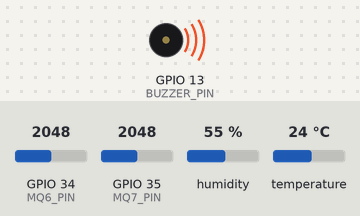
This sketch was run on a simulated ESP32. Shown: buzzer (waves = sounding, pin HIGH). The inputs (shaded band) are chosen by the test bench; at power-on: GPIO 34 (MQ6_PIN) = 2048, GPIO 35 (MQ7_PIN) = 2048, humidity 55 %, temperature 24 °C. WiFi joins after 1.5 s; servers stay silent unless stated; the local clock reads 2024-03-15 10:24:30 at power-on unless the sketch sets it; what the sketch prints to the serial monitor is not drawn.

Above: at 2.2 s.
At 12.5 s:
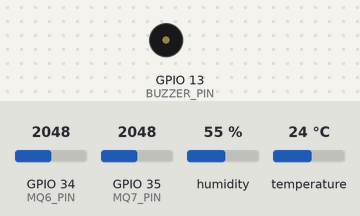
Timing chart, 0 to 28.7 s (numbered marks = the images above):
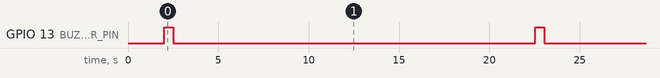

Measured:
- by itself, GPIO 13 (BUZZER_PIN): alternates HIGH for 0.50 s and LOW for 20.0 s

The sketch:

sketch_nov1a.ino
```cpp
#include <Wire.h>
#include <Adafruit_Sensor.h>
#include <DHT.h>
#include <DHT_U.h>
#include <RTClib.h>
#include <WiFi.h>
#include <ArduinoJson.h>

#define DHTPIN 4          // Pin connected to DHT22 data pin
#define DHTTYPE DHT22     // DHT 22 (AM2302)
#define MQ6_PIN 34        // Analog pin for MQ6
#define MQ7_PIN 35        // Analog pin for MQ7
#define BUZZER_PIN 13     // Pin for buzzer
#define ZH03B_RX 17       // ESP32 RX pin connected to ZH03B TX
#define ZH03B_TX 16       // ESP32 TX pin connected to ZH03B RX

DHT dht(DHTPIN, DHTTYPE);
RTC_DS1307 rtc;

const char* ssid = "ORCP | FT-10";
const char* password = "orcp1234";

struct SensorData {
    int temperature;           // Store as integer to save memory
    int humidity;              // Store as integer to save memory
    int propane_butane;        // Store as integer to save memory
    int carbon_monoxide;       // Store as integer to save memory
    int pm1;
    int pm2_5;
    int pm10;
    uint32_t timestamp;        // Store timestamp as integer (seconds since epoch)
};

SensorData dataLog[30];       // Reduced array size to 30 samples for 10 minutes of data at 20s intervals
int currentIndex = 0;

WiFiServer server(80);

void setup() {
    Serial.begin(115200);
    Serial2.begin(9600, SERIAL_8N1, ZH03B_RX, ZH03B_TX); // Initialize ZH03B serial communication
    Wire.begin();

    dht.begin();

    if (!rtc.begin()) {
        Serial.println("Couldn't find RTC");
    }
    if (!rtc.isrunning()) {
        rtc.adjust(DateTime(2024, 11, 10, 18, 53, 0));
    }

    pinMode(MQ6_PIN, INPUT);
    pinMode(MQ7_PIN, INPUT);
    pinMode(BUZZER_PIN, OUTPUT);

    WiFi.begin(ssid, password);
    while (WiFi.status() != WL_CONNECTED) {
        delay(1000);
        Serial.println("Connecting to WiFi...");
    }
    Serial.println("Connected to WiFi");

    server.begin();
}

void loop() {
    readAndStoreSensorData();
    checkThresholds();
    handleClientRequest();

    delay(20000); // Collect data every 20 seconds
}

void readAndStoreSensorData() {
    DateTime now = rtc.now();

    // Read temperature and humidity from DHT22 sensor
    float temperature = dht.readTemperature();
    float humidity = dht.readHumidity();

    // Check if the readings are valid
    if (isnan(temperature) || isnan(humidity)) {
        Serial.println("Failed to read from DHT sensor!");
    } else {
        // Store valid data
        int temp = (int)temperature;
        int hum = (int)humidity;

        // Read data from MQ6 and MQ7
        int propane_butane = analogRead(MQ6_PIN); // Replace with calibration for ppm if needed
        int carbon_monoxide = analogRead(MQ7_PIN); // Replace with calibration for ppm if needed
        int pm1 = 0, pm2_5 = 0, pm10 = 0;

        // Read data from ZH03B
        if (Serial2.available() > 0) {
            uint8_t buffer[32];
            int index = 0;

            while (Serial2.available() > 0 && index < 32) {
                buffer[index++] = Serial2.read();
            }

            if (index >= 24 && buffer[0] == 0x42 && buffer[1] == 0x4d) {
                pm1 = (buffer[10] << 8) + buffer[11];
                pm2_5 = (buffer[12] << 8) + buffer[13];
                pm10 = (buffer[14] << 8) + buffer[15];
            }
        }

        // Save the current reading to the log array
        dataLog[currentIndex] = { temp, hum, propane_butane, carbon_monoxide, pm1, pm2_5, pm10, now.unixtime() };
        currentIndex = (currentIndex + 1) % 30; // Keep index within bounds for 10 minutes of data

        // Print the valid readings to the serial monitor
        Serial.print("Temperature: ");
        Serial.print(temp);
        Serial.print(" °C, ");
        Serial.print("Humidity: ");
        Serial.print(hum);
        Serial.print(" %, ");
        Serial.print("Propane/Iso-butane: ");
        Serial.print(propane_butane);
        Serial.print(" ppm, ");
        Serial.print("Carbon Monoxide: ");
        Serial.print(carbon_monoxide);
        Serial.print(" ppm, ");
        Serial.print("PM1: ");
        Serial.print(pm1);
        Serial.print(" µg/m³, ");
        Serial.print("PM2.5: ");
        Serial.print(pm2_5);
        Serial.print(" µg/m³, ");
        Serial.print("PM10: ");
        Serial.print(pm10); // Make sure you print PM10 here
        Serial.println(" µg/m³"); // Add unit for PM10
    }
}

void checkThresholds() {
    int propane_butane = analogRead(MQ6_PIN);
    int carbon_monoxide = analogRead(MQ7_PIN);

    if (propane_butane > 300 || carbon_monoxide > 50) { // Example thresholds
        digitalWrite(BUZZER_PIN, HIGH);
        delay(500);
        digitalWrite(BUZZER_PIN, LOW);
        sendAlertToApp();
    }
}

void sendAlertToApp() {
    WiFiClient client = server.available();
    if (client) {
        StaticJsonDocument<200> alertDoc;
        alertDoc["alert"] = "Dangerous levels detected!";
        String output;
        serializeJson(alertDoc, output);
        client.print(output);
        client.stop();
    }
}

void handleClientRequest() {
    WiFiClient client = server.available();
    if (client) {
        String request = client.readStringUntil('\r');
        client.flush();

        if (request.indexOf("/get_graph_data") != -1) {
            DynamicJsonDocument jsonDoc(3000);
            JsonArray readings = jsonDoc.createNestedArray("readings");

            for (int i = 0; i < 30; i++) {
                JsonObject reading = readings.createNestedObject();
                reading["temperature"] = dataLog[i].temperature;
                reading["humidity"] = dataLog[i].humidity;
                reading["propane_butane"] = dataLog[i].propane_butane;
                reading["carbon_monoxide"] = dataLog[i].carbon_monoxide;
                reading["pm1"] = dataLog[i].pm1;
                reading["pm2_5"] = dataLog[i].pm2_5;
                reading["pm10"] = dataLog[i].pm10;
                reading["timestamp"] = dataLog[i].timestamp;
            }

            String output;
            serializeJson(jsonDoc, output);
            client.print(output);
        }
        client.stop();
    }
}
```

hello.c
```cpp
#include <stdio.h>

int main(void)
{
    int i=20000;
    while (i>0){
        printf("hello world!\n");
        i-=1;
    }
}
```

hi.c
```cpp

```
